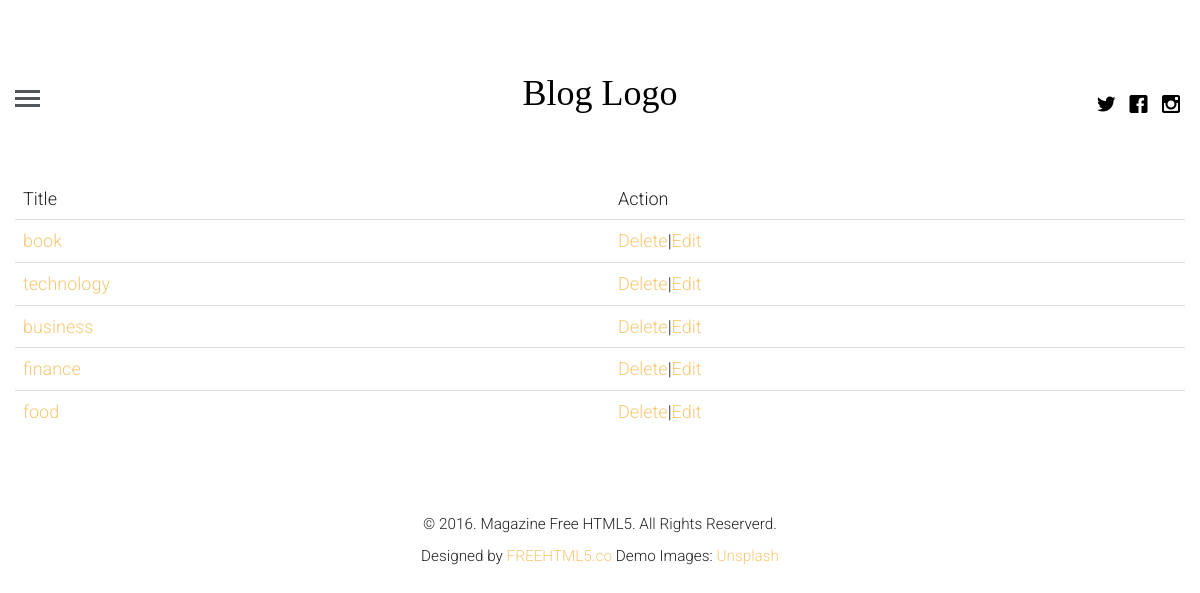
The page /categorys on the database as committed earlier.
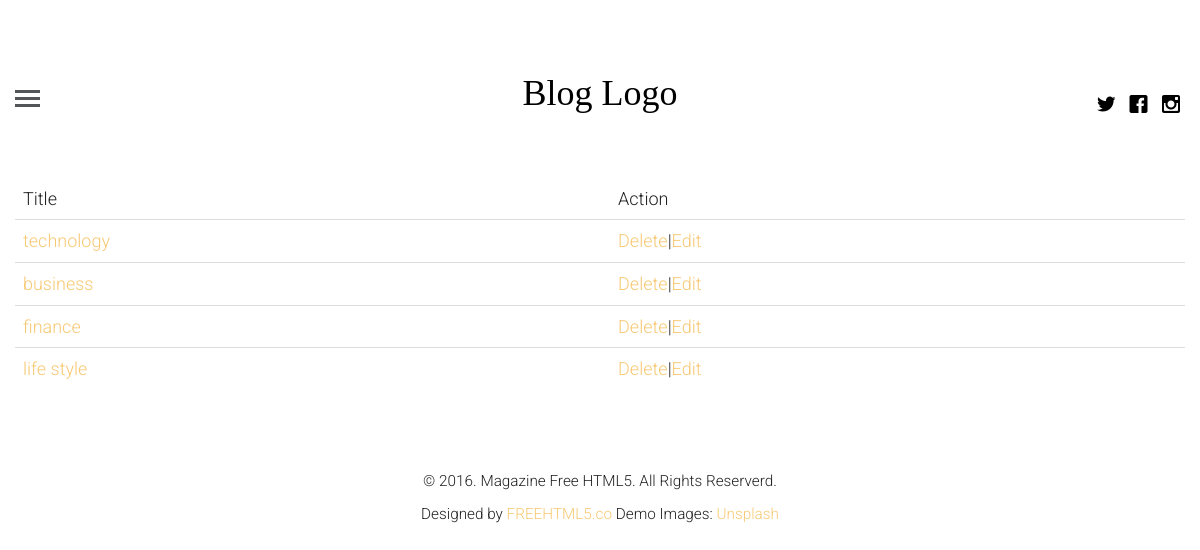
The same page on the database as committed later.
### blogapp/models.py (models this page shows, shortened)
class Category(models.Model):
    name = models.CharField(max_length=100)

### blogapp/views.py (the view)
# urls.py: path('categorys', views.category, name='categorys'),
def category(request):
    post = Category.objects.all()
    return render(request, 'categorys.html', {'post': post})

### blogapp/templates/categorys.html (shortened to what this page needs)
{% extends 'base.html' %}
{% load static %}
	{% block content %}
            <section>
            <div class="container">
                <div class="row">
                    <table class="table">
                        <thead>
                            <tr>
                                <td>Title</td>
                                <td>Action</td>
                            </tr>
                        </thead>
                        <tbody>
                            {% for c in post %}
                                <tr>
                                    <td><a href="{% url 'blog:topic' name=c.name %}">{{ c.name}}</a></td>
                                    <td><a href="{% url 'blog:category_delete' category_id=c.id %}">Delete</a>|<a href="{% url 'blog:category_update' category_id=c.id %}">Edit</a></td>
                                </tr>
                            {% endfor %}
                        </tbody>
                    </table>
                </div>
            </div>
        </section>
	{% endblock %}

Rows that differ between the two databases and show on the page:
removed Category: name "book"
removed Category: name "food"
added Category: name "life style"
